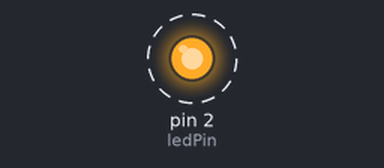
Bench run of a sketch on a simulated Arduino Uno, built with avr-gcc and run on an emulated ATmega328P. Shown: output pins drawn as LEDs (lit = HIGH). Dashed ring = blinking.

Above: at 0.5 s.
Timing chart, 0 to 4.6 s (numbered marks = the images above):
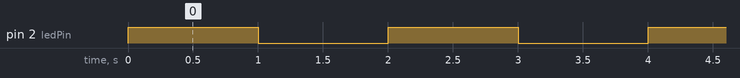

Measured:
- by itself, pin 2 (ledPin): alternates HIGH for 1.0 s and LOW for 1.0 s

The sketch:

led.ino
```cpp
// Define digital port to which LED is connected
const int ledPin = 2; // Use ports 2-7
const int blinkInterval = 1000; // milliseconds

void setup() {
  // Initialize digital port as output
    pinMode(ledPin, OUTPUT);
}

// This loop will run continuously
void loop() {
  // Blink LED:
     digitalWrite(ledPin, HIGH);
     delay(blinkInterval);
     digitalWrite(ledPin, LOW);
     delay(blinkInterval);
}
```
